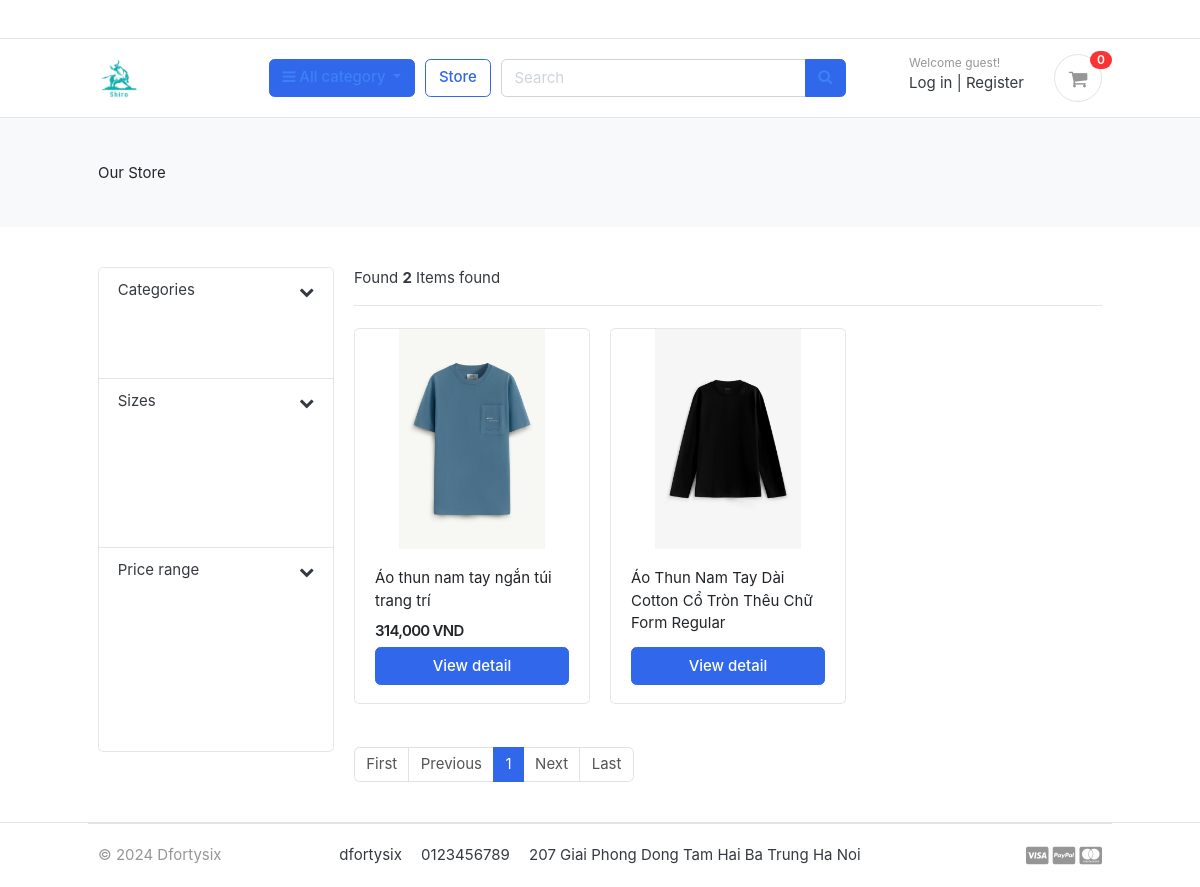
The app's page /store/ao-thun/, older data.
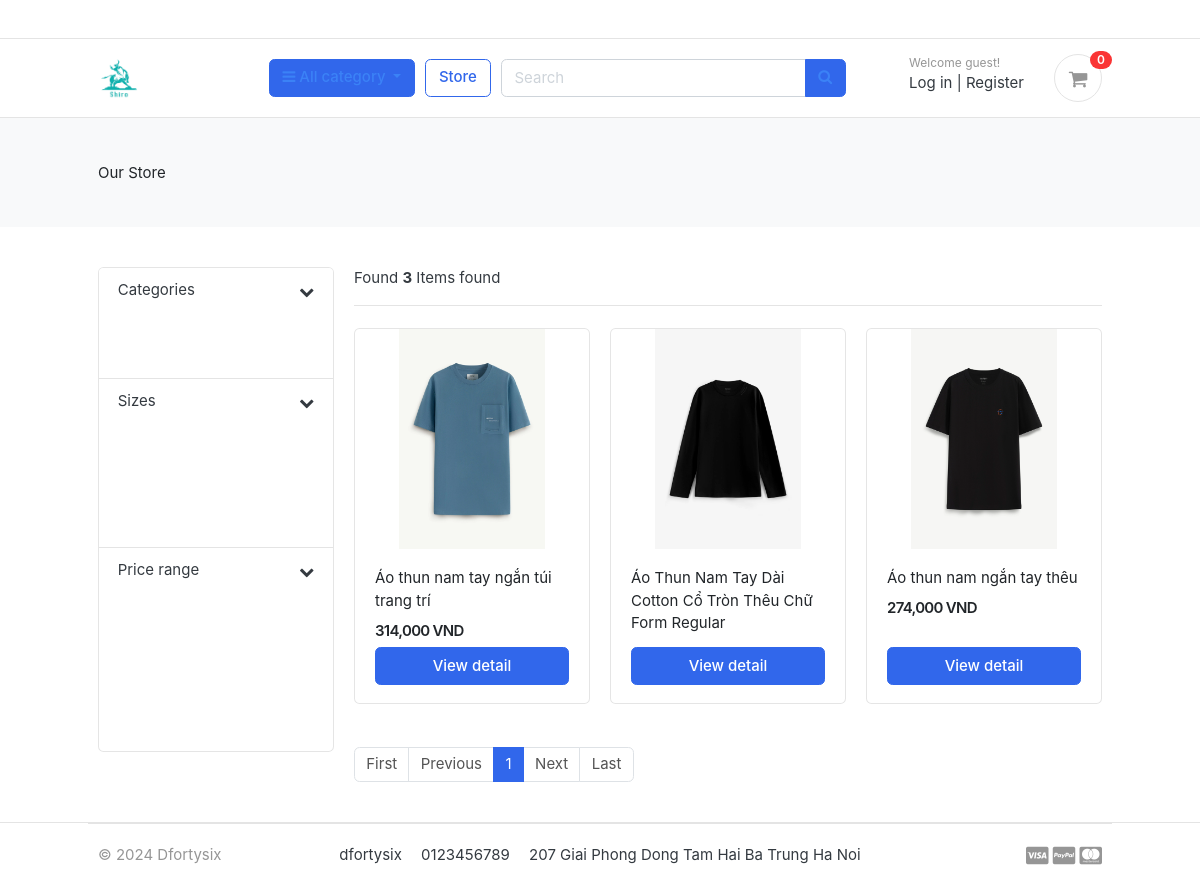
The same page, newer data.
### store/models.py (models this page shows, shortened)
class Product(models.Model):
    product_name = models.CharField(max_length=200, unique=True)
    slug = models.SlugField(max_length=200, unique=True)
    description = models.TextField(max_length=500, blank=True)
    price = models.IntegerField()
    images = models.ImageField(upload_to='photos/products')
    stock = models.IntegerField()
    is_available = models.BooleanField(default=True)
    category = models.ForeignKey(Category, on_delete=models.CASCADE)    # Khi xóa category thì Product bị xóa
    created_date = models.DateTimeField(auto_now_add=True)
    modified_date = models.DateTimeField(auto_now=True)
    def get_url(self):
        return reverse('product_detail', args=[self.category.slug, self.slug])

### store/views.py (the view)
# urls.py: path('store/', include('store.urls')),
def store(request, category_slug=None):
    query = request.GET.get("q", "")
    all_categories = Category.objects.all()
    if category_slug is not None:
        categories = get_object_or_404(Category, slug=category_slug)
        products = Product.objects.all().filter(category=categories, is_available=True)
    else:
        products = Product.objects.all().filter(is_available=True).order_by('id')
    if query:
        products = Product.objects.filter(Q(product_name__icontains=query) | Q(product_name__icontains=query.capitalize()) | Q(product_name__icontains=query.upper()) | Q(description__icontains=query))
    page = request.GET.get('page')
    page = page or 1
    paginator = Paginator(products, 3)
    paged_products = paginator.get_page(page)
    product_count = products.count()
    context = {
        'products': paged_products,
        'product_count': product_count,
        'categories': all_categories
    }
    return render(request, 'store/store.html', context=context)

### carts/context_processors.py (called while the page is built)
def counter(request):
    if 'admin' in request.path:
        return {}
    else:
        try:
            if request.user.is_authenticated:
                cart_items = CartItem.objects.filter(user=request.user)
            else:
                cart = Cart.objects.get(cart_id=_cart_id(request=request))
                cart_items = CartItem.objects.filter(cart=cart)
            cart_count = sum([cart_item.quantity for cart_item in cart_items])
        except Cart.DoesNotExist:
            cart_count = 0
    return dict(cart_count=cart_count)

### carts/views.py (called while the page is built)
def _cart_id(request):
    cart_id = request.session.session_key
    if not cart_id:
        cart_id = request.session.create()
    return cart_id

### category/models.py (called while the page is built)
    def get_url(self):
        return reverse('products_by_category', args=[self.slug])

### templates/store/store.html (shortened to what this page needs)
{% extends 'base.html' %}
{% load static %}
{% load humanize %}
{% block content %}
<section class="section-pagetop bg">
	<div class="container">
		<h2 class="title-page">Our Store</h2>
	</div>
</section>
<section class="section-content padding-y">
	<div class="container">
		<div class="row">
			<aside class="col-md-3">
				<div class="card">
					<article class="filter-group">
						<header class="card-header">
							<a href="#" data-toggle="collapse" data-target="#collapse_1" aria-expanded="true" class="">
								<i class="icon-control fa fa-chevron-down"></i>
								<h6 class="title">Categories</h6>
							</a>
						</header>
					</article>
					<article class="filter-group">
						<header class="card-header">
							<a href="#" data-toggle="collapse" data-target="#collapse_4" aria-expanded="true" class="">
								<i class="icon-control fa fa-chevron-down"></i>
								<h6 class="title">Sizes</h6>
							</a>
						</header>
					</article>
					<article class="filter-group">
						<header class="card-header">
							<a href="#" data-toggle="collapse" data-target="#collapse_3" aria-expanded="true" class="">
								<i class="icon-control fa fa-chevron-down"></i>
								<h6 class="title">Price range</h6>
							</a>
						</header>
					</article>
				</div>
			</aside>
			<main class="col-md-9">
				<header class="border-bottom mb-4 pb-3">
					<div class="form-inline">
						<span class="mr-md-auto">Found <b>{{ product_count }}</b> Items found
						</span>
					</div>
				</header>
				<div class="row">
					{% for product in products %}
					<div class="col-md-4">
						<figure class="card card-product-grid">
							<div class="img-wrap">
								<img src="{{ product.images.url }}" />
							</div>
							<figcaption class="info-wrap">
								<div class="fix-height">
									<a href="{{ product.get_url }}" class="title">{{ product.product_name }}</a>
									<div class="price-wrap mt-2">
										<span class="price">{{ product.price|intcomma }} VND</span>
									</div>
								</div>
								<a href="{{ product.get_url }}" class="btn btn-block btn-primary">View detail</a>
							</figcaption>
						</figure>
					</div>
					{% endfor %}
				</div>
				{% if products %}
				<nav class="mt-4" aria-label="Page navigation sample">
					<ul class="pagination">
						{% if products.has_previous %}
						<li class="page-item">
							<a class="page-link" href="{% url 'store' %}?page=1">First</a>
						</li>
						<li class="page-item">
							<a class="page-link"
								href="{% url 'store' %}?page={{products.previous_page_number}}">Previous</a>
						</li>
						{% else %}
						<li class="page-item disabled">
							<a class="page-link" href="#">First</a>
						</li>
						<li class="page-item disabled">
							<a class="page-link" href="#">Previous</a>
						</li>
						{% endif %}
						{% for page in products.paginator.page_range %}
						{% if products.number|add:'-1' <= page and page <= products.number|add:'1' %}
						{% if page == products.number %}
						<li class="page-item active">
							<a class="page-link" href="{% url 'store' %}?page={{ page }}">{{ page }}</a>
						</li>
						{% else %}
						<li class="page-item">
							<a class="page-link" href="{% url 'store' %}?page={{ page }}">{{ page }}</a>
						</li>
						{% endif %}
						{% endif %}
						{% endfor %}
						{% if products.has_next %}
						<li class="page-item">
							<a class="page-link" href="{% url 'store' %}?page={{products.next_page_number}}">Next</a>
						</li>
						<li class="page-item">
							<a class="page-link"
								href="{% url 'store' %}?page={{ products.paginator.num_pages }}">Last</a>
						</li>
						{% else %}
						<li class="page-item disabled">
							<a class="page-link" href="#">Next</a>
						</li>
						<li class="page-item disabled">
							<a class="page-link" href="#">Last</a>
						</li>
						{% endif %}
					</ul>
				</nav>
				{% endif %}
			</main>
		</div>
	</div>
</section>
{% endblock %}

Row changes from the older to the newer data that the page shows:
added Product: images (picture), product_name "Áo thun nam ngắn tay thêu", price "274,000"
Text that changed along with them:
{{ product_count }}: "2" → "3"
